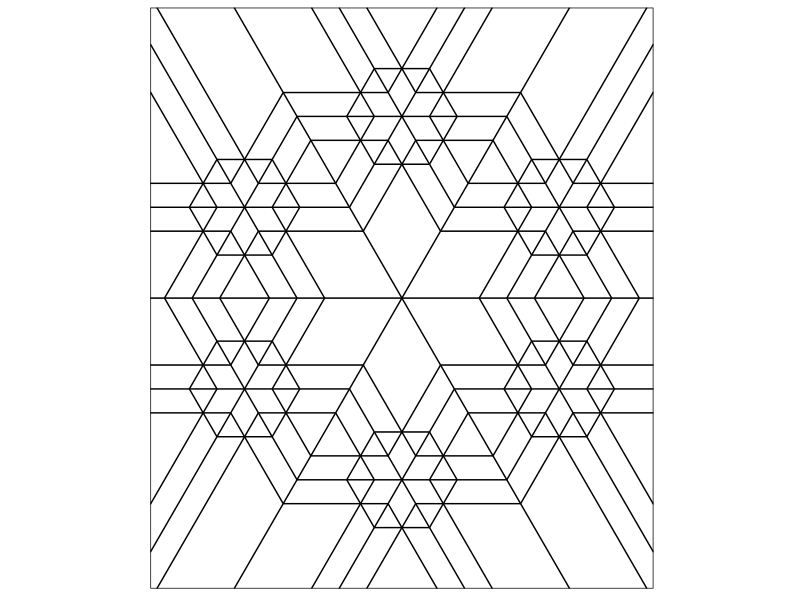
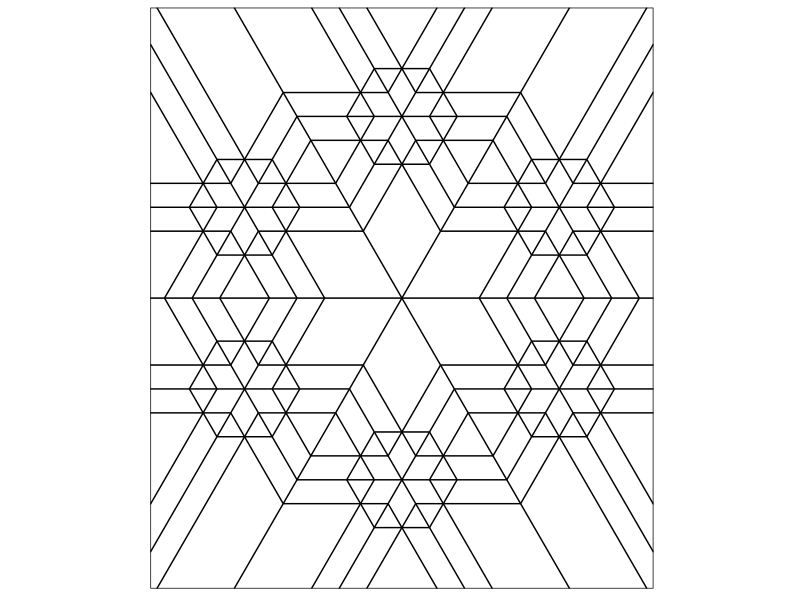

The R source for these figures, in order:
# Load in libraries
library(ggplot2)
library(dplyr)
library(deldir)

# Parameters to change as you like
iter=3 # Number of iterations (depth)
points=6 # Number of points
radius=3.8 # Factor of expansion/compression

# Angles of points from center
angles=seq(0, 2*pi*(1-1/points), length.out = points)+pi/2
  
# Initial center
df=data.frame(x=0, y=0)

# Iterate over centers again and again
for (k in 1:iter)
  {
    temp=data.frame()
    for (i in 1:nrow(df))
    {
      data.frame(x=df[i,"x"]+radius^(k-1)*cos(angles), 
                 y=df[i,"y"]+radius^(k-1)*sin(angles)) %>% rbind(temp) -> temp
    }
    df=temp
  }

# Obtain Voronoi regions
df %>%
  select(x,y) %>% 
  deldir(sort=TRUE) %>% 
  .$dirsgs -> data

# Plot regions with geom_segmen
data %>% 
  ggplot() +
  geom_segment(aes(x = x1, y = y1, xend = x2, yend = y2), color="black") +
  scale_x_continuous(expand=c(0,0))+
  scale_y_continuous(expand=c(0,0))+
  coord_fixed() +
  theme(legend.position  = "none",
        panel.background = element_rect(fill="white"),
        panel.border     = element_rect(colour = "black", fill=NA),
        axis.ticks       = element_blank(),
        panel.grid       = element_blank(),
        axis.title       = element_blank(),
        axis.text        = element_blank())->plot

plot  

# Do you like the result? Save it (change the name if you want)
ggsave("mandala.png", height=5, width=5, units='in', dpi=600)
